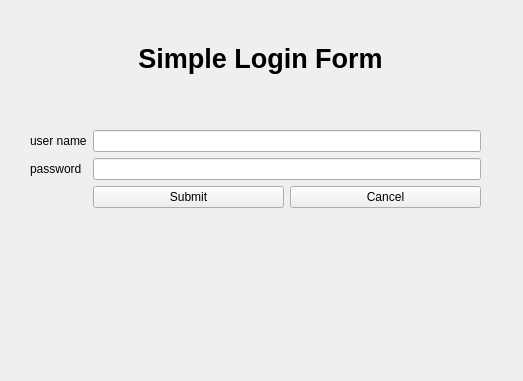
<?xml version="1.0" encoding="UTF-8"?>
<ui version="4.0">
 <class>Form</class>
 <widget class="QWidget" name="Form">
  <property name="geometry">
   <rect>
    <x>0</x>
    <y>0</y>
    <width>523</width>
    <height>381</height>
   </rect>
  </property>
  <property name="windowTitle">
   <string>Form</string>
  </property>
  <widget class="QLabel" name="label">
   <property name="geometry">
    <rect>
     <x>0</x>
     <y>30</y>
     <width>521</width>
     <height>57</height>
    </rect>
   </property>
   <property name="font">
    <font>
     <pointsize>20</pointsize>
     <weight>75</weight>
     <bold>true</bold>
    </font>
   </property>
   <property name="text">
    <string>Simple Login Form</string>
   </property>
   <property name="alignment">
    <set>Qt::AlignCenter</set>
   </property>
  </widget>
  <widget class="QWidget" name="formLayoutWidget">
   <property name="geometry">
    <rect>
     <x>30</x>
     <y>130</y>
     <width>451</width>
     <height>211</height>
    </rect>
   </property>
   <layout class="QFormLayout" name="formLayout">
    <item row="0" column="0">
     <widget class="QLabel" name="labelUsername">
      <property name="text">
       <string>user name</string>
      </property>
     </widget>
    </item>
    <item row="0" column="1">
     <widget class="QLineEdit" name="leUserName"/>
    </item>
    <item row="1" column="0">
     <widget class="QLabel" name="labelPass">
      <property name="text">
       <string>password</string>
      </property>
     </widget>
    </item>
    <item row="1" column="1">
     <widget class="QLineEdit" name="lePass">
      <property name="echoMode">
       <enum>QLineEdit::Password</enum>
      </property>
     </widget>
    </item>
    <item row="2" column="1">
     <layout class="QHBoxLayout" name="horizontalLayout">
      <item>
       <widget class="QPushButton" name="btnSubmit">
        <property name="text">
         <string>Submit</string>
        </property>
       </widget>
      </item>
      <item>
       <widget class="QPushButton" name="btnCancel">
        <property name="text">
         <string>Cancel</string>
        </property>
       </widget>
      </item>
     </layout>
    </item>
   </layout>
  </widget>
 </widget>
 <resources/>
 <connections/>
</ui>
